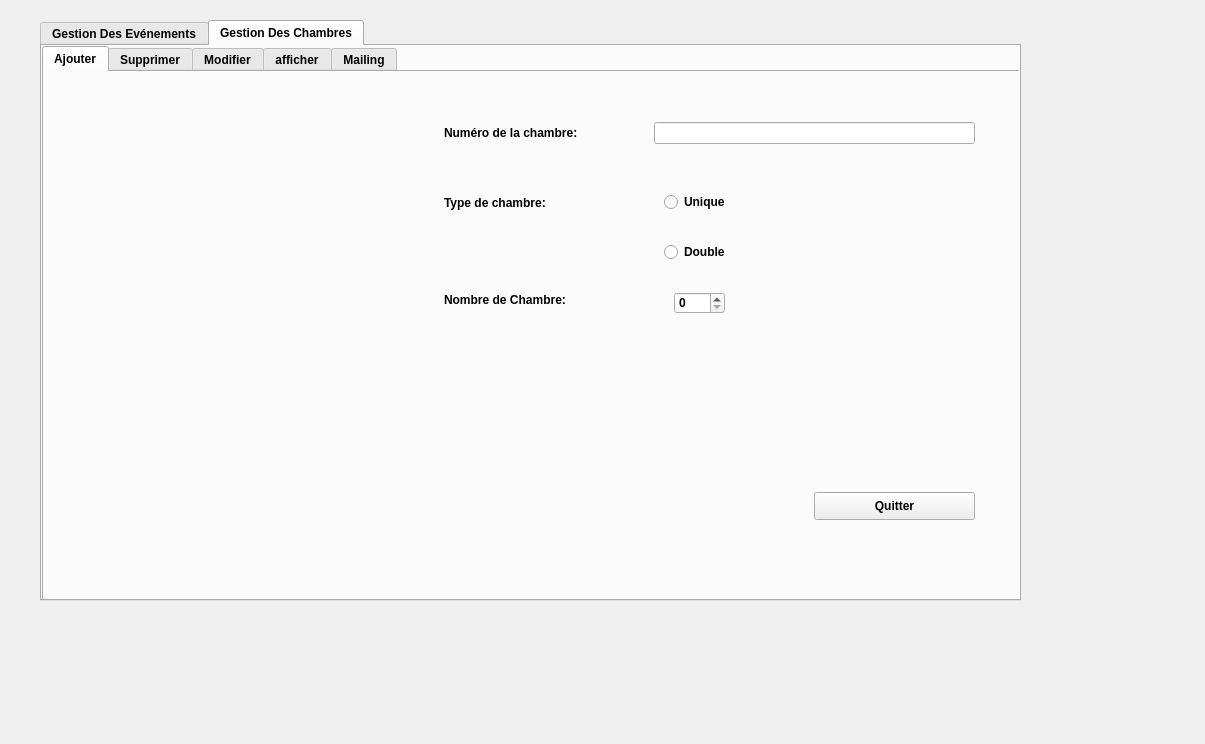
<?xml version="1.0" encoding="UTF-8"?>
<ui version="4.0">
 <class>Dialog</class>
 <widget class="QDialog" name="Dialog">
  <property name="geometry">
   <rect>
    <x>0</x>
    <y>0</y>
    <width>1205</width>
    <height>744</height>
   </rect>
  </property>
  <property name="windowTitle">
   <string>Dialog</string>
  </property>
  <widget class="QTabWidget" name="tabWidget">
   <property name="geometry">
    <rect>
     <x>40</x>
     <y>20</y>
     <width>981</width>
     <height>581</height>
    </rect>
   </property>
   <property name="font">
    <font>
     <pointsize>9</pointsize>
     <weight>75</weight>
     <bold>true</bold>
    </font>
   </property>
   <property name="currentIndex">
    <number>1</number>
   </property>
   <widget class="QWidget" name="tab">
    <attribute name="title">
     <string>Gestion Des Evénements</string>
    </attribute>
    <widget class="QTabWidget" name="tabWidget_2">
     <property name="geometry">
      <rect>
       <x>0</x>
       <y>0</y>
       <width>981</width>
       <height>561</height>
      </rect>
     </property>
     <property name="currentIndex">
      <number>0</number>
     </property>
     <widget class="QWidget" name="tab_3">
      <attribute name="title">
       <string>Ajouter</string>
      </attribute>
      <widget class="QLabel" name="label">
       <property name="geometry">
        <rect>
         <x>10</x>
         <y>10</y>
         <width>391</width>
         <height>511</height>
        </rect>
       </property>
       <property name="text">
        <string/>
       </property>
       <property name="pixmap">
        <pixmap>../conférence2.jpg</pixmap>
       </property>
       <property name="scaledContents">
        <bool>true</bool>
       </property>
      </widget>
      <widget class="QLabel" name="label_2">
       <property name="geometry">
        <rect>
         <x>420</x>
         <y>50</y>
         <width>211</width>
         <height>21</height>
        </rect>
       </property>
       <property name="text">
        <string>Identifiant de l'évènement:</string>
       </property>
      </widget>
      <widget class="QLineEdit" name="lineEdit_ajouter_even_id_D">
       <property name="geometry">
        <rect>
         <x>650</x>
         <y>50</y>
         <width>271</width>
         <height>22</height>
        </rect>
       </property>
      </widget>
      <widget class="QLabel" name="label_3">
       <property name="geometry">
        <rect>
         <x>420</x>
         <y>120</y>
         <width>151</width>
         <height>21</height>
        </rect>
       </property>
       <property name="text">
        <string>Type d'évènement:</string>
       </property>
      </widget>
      <widget class="QLineEdit" name="lineEdit_Ajouter_even_type_D">
       <property name="geometry">
        <rect>
         <x>650</x>
         <y>120</y>
         <width>271</width>
         <height>22</height>
        </rect>
       </property>
      </widget>
      <widget class="QPushButton" name="pushButton">
       <property name="geometry">
        <rect>
         <x>720</x>
         <y>360</y>
         <width>161</width>
         <height>28</height>
        </rect>
       </property>
       <property name="text">
        <string>Quitter</string>
       </property>
      </widget>
     </widget>
     <widget class="QWidget" name="tab_4">
      <attribute name="title">
       <string>Supprimer</string>
      </attribute>
      <widget class="QLabel" name="label_4">
       <property name="geometry">
        <rect>
         <x>20</x>
         <y>10</y>
         <width>311</width>
         <height>501</height>
        </rect>
       </property>
       <property name="text">
        <string/>
       </property>
       <property name="pixmap">
        <pixmap>../supprimer.jpg</pixmap>
       </property>
       <property name="scaledContents">
        <bool>true</bool>
       </property>
      </widget>
      <widget class="QLabel" name="label_5">
       <property name="geometry">
        <rect>
         <x>350</x>
         <y>40</y>
         <width>101</width>
         <height>21</height>
        </rect>
       </property>
       <property name="text">
        <string>Identifiant:</string>
       </property>
      </widget>
      <widget class="QLineEdit" name="lineEdit_sup_even_id_D">
       <property name="geometry">
        <rect>
         <x>470</x>
         <y>40</y>
         <width>351</width>
         <height>22</height>
        </rect>
       </property>
      </widget>
      <widget class="QPushButton" name="pushButton_2">
       <property name="geometry">
        <rect>
         <x>750</x>
         <y>410</y>
         <width>121</width>
         <height>28</height>
        </rect>
       </property>
       <property name="text">
        <string>Quitter</string>
       </property>
      </widget>
     </widget>
     <widget class="QWidget" name="tab_7">
      <attribute name="title">
       <string>Modifier</string>
      </attribute>
      <widget class="QLabel" name="label_6">
       <property name="geometry">
        <rect>
         <x>10</x>
         <y>10</y>
         <width>361</width>
         <height>501</height>
        </rect>
       </property>
       <property name="text">
        <string/>
       </property>
       <property name="pixmap">
        <pixmap>../mod.jpg</pixmap>
       </property>
       <property name="scaledContents">
        <bool>true</bool>
       </property>
      </widget>
      <widget class="QLabel" name="label_7">
       <property name="geometry">
        <rect>
         <x>390</x>
         <y>80</y>
         <width>171</width>
         <height>21</height>
        </rect>
       </property>
       <property name="text">
        <string>Nouveau Identifiant:</string>
       </property>
      </widget>
      <widget class="QLabel" name="label_8">
       <property name="geometry">
        <rect>
         <x>390</x>
         <y>160</y>
         <width>121</width>
         <height>21</height>
        </rect>
       </property>
       <property name="text">
        <string>Nouveau Type:</string>
       </property>
      </widget>
      <widget class="QLineEdit" name="lineEdit_Mod_even_id_D">
       <property name="geometry">
        <rect>
         <x>590</x>
         <y>80</y>
         <width>271</width>
         <height>22</height>
        </rect>
       </property>
      </widget>
      <widget class="QLineEdit" name="lineEdit_Type_even_mod_D">
       <property name="geometry">
        <rect>
         <x>590</x>
         <y>160</y>
         <width>271</width>
         <height>22</height>
        </rect>
       </property>
      </widget>
      <widget class="QPushButton" name="pushButton_3">
       <property name="geometry">
        <rect>
         <x>750</x>
         <y>420</y>
         <width>131</width>
         <height>28</height>
        </rect>
       </property>
       <property name="text">
        <string>Quitter</string>
       </property>
      </widget>
     </widget>
     <widget class="QWidget" name="tab_8">
      <attribute name="title">
       <string>Rechercher</string>
      </attribute>
      <widget class="QLabel" name="label_9">
       <property name="geometry">
        <rect>
         <x>10</x>
         <y>10</y>
         <width>341</width>
         <height>501</height>
        </rect>
       </property>
       <property name="text">
        <string/>
       </property>
       <property name="pixmap">
        <pixmap>../search.jpg</pixmap>
       </property>
       <property name="scaledContents">
        <bool>true</bool>
       </property>
      </widget>
      <widget class="QPushButton" name="pushButton_4">
       <property name="geometry">
        <rect>
         <x>530</x>
         <y>90</y>
         <width>181</width>
         <height>28</height>
        </rect>
       </property>
       <property name="text">
        <string>Quitter</string>
       </property>
      </widget>
      <widget class="QTableView" name="tableView_afficher_2">
       <property name="geometry">
        <rect>
         <x>410</x>
         <y>170</y>
         <width>481</width>
         <height>331</height>
        </rect>
       </property>
      </widget>
      <widget class="QComboBox" name="comboBox_even_recherche_D">
       <property name="geometry">
        <rect>
         <x>440</x>
         <y>30</y>
         <width>351</width>
         <height>22</height>
        </rect>
       </property>
       <item>
        <property name="text">
         <string>ID_EVEN</string>
        </property>
       </item>
       <item>
        <property name="text">
         <string>TYPE_EVEN</string>
        </property>
       </item>
      </widget>
     </widget>
     <widget class="QWidget" name="tab_9">
      <attribute name="title">
       <string>Imprimer</string>
      </attribute>
      <widget class="QLabel" name="label_10">
       <property name="geometry">
        <rect>
         <x>10</x>
         <y>10</y>
         <width>381</width>
         <height>501</height>
        </rect>
       </property>
       <property name="text">
        <string/>
       </property>
       <property name="pixmap">
        <pixmap>../impri.jpg</pixmap>
       </property>
       <property name="scaledContents">
        <bool>true</bool>
       </property>
      </widget>
      <widget class="QLabel" name="label_11">
       <property name="geometry">
        <rect>
         <x>420</x>
         <y>70</y>
         <width>211</width>
         <height>21</height>
        </rect>
       </property>
       <property name="text">
        <string>Identifiant de l'évènement:</string>
       </property>
      </widget>
      <widget class="QLineEdit" name="lineEdit_imp_even_id_D">
       <property name="geometry">
        <rect>
         <x>650</x>
         <y>70</y>
         <width>311</width>
         <height>22</height>
        </rect>
       </property>
      </widget>
      <widget class="QLabel" name="label_12">
       <property name="geometry">
        <rect>
         <x>420</x>
         <y>150</y>
         <width>151</width>
         <height>21</height>
        </rect>
       </property>
       <property name="text">
        <string>Type d'évènement:</string>
       </property>
      </widget>
      <widget class="QLineEdit" name="lineEdit_Type_even_imp_D">
       <property name="geometry">
        <rect>
         <x>650</x>
         <y>150</y>
         <width>301</width>
         <height>22</height>
        </rect>
       </property>
      </widget>
      <widget class="QPushButton" name="pushButton_5">
       <property name="geometry">
        <rect>
         <x>790</x>
         <y>400</y>
         <width>151</width>
         <height>31</height>
        </rect>
       </property>
       <property name="text">
        <string>Quitter</string>
       </property>
      </widget>
      <widget class="QTableView" name="tableView_dialog_imprimer_even">
       <property name="geometry">
        <rect>
         <x>420</x>
         <y>230</y>
         <width>331</width>
         <height>271</height>
        </rect>
       </property>
      </widget>
     </widget>
     <widget class="QWidget" name="tab_12">
      <attribute name="title">
       <string>Afficher</string>
      </attribute>
      <widget class="QTableView" name="tableView">
       <property name="geometry">
        <rect>
         <x>160</x>
         <y>50</y>
         <width>651</width>
         <height>431</height>
        </rect>
       </property>
      </widget>
     </widget>
    </widget>
   </widget>
   <widget class="QWidget" name="tab_2">
    <attribute name="title">
     <string>Gestion Des Chambres</string>
    </attribute>
    <widget class="QTabWidget" name="tabWidget_3">
     <property name="geometry">
      <rect>
       <x>0</x>
       <y>0</y>
       <width>981</width>
       <height>561</height>
      </rect>
     </property>
     <property name="currentIndex">
      <number>0</number>
     </property>
     <widget class="QWidget" name="tab_5">
      <attribute name="title">
       <string>Ajouter</string>
      </attribute>
      <widget class="QLabel" name="label_13">
       <property name="geometry">
        <rect>
         <x>10</x>
         <y>10</y>
         <width>371</width>
         <height>501</height>
        </rect>
       </property>
       <property name="text">
        <string/>
       </property>
       <property name="pixmap">
        <pixmap>../hop.jpg</pixmap>
       </property>
       <property name="scaledContents">
        <bool>true</bool>
       </property>
      </widget>
      <widget class="QLabel" name="label_14">
       <property name="geometry">
        <rect>
         <x>400</x>
         <y>50</y>
         <width>181</width>
         <height>21</height>
        </rect>
       </property>
       <property name="text">
        <string>Numéro de la chambre:</string>
       </property>
      </widget>
      <widget class="QLineEdit" name="lineEdit_4">
       <property name="geometry">
        <rect>
         <x>610</x>
         <y>50</y>
         <width>321</width>
         <height>22</height>
        </rect>
       </property>
      </widget>
      <widget class="QLabel" name="label_15">
       <property name="geometry">
        <rect>
         <x>400</x>
         <y>120</y>
         <width>141</width>
         <height>21</height>
        </rect>
       </property>
       <property name="text">
        <string>Type de chambre:</string>
       </property>
      </widget>
      <widget class="QRadioButton" name="radioButton_unik_add_cham_D">
       <property name="geometry">
        <rect>
         <x>620</x>
         <y>120</y>
         <width>95</width>
         <height>20</height>
        </rect>
       </property>
       <property name="text">
        <string>Unique</string>
       </property>
      </widget>
      <widget class="QRadioButton" name="radioButton_Double_cham_Add_D">
       <property name="geometry">
        <rect>
         <x>620</x>
         <y>170</y>
         <width>95</width>
         <height>20</height>
        </rect>
       </property>
       <property name="text">
        <string>Double</string>
       </property>
      </widget>
      <widget class="QLabel" name="label_16">
       <property name="geometry">
        <rect>
         <x>400</x>
         <y>220</y>
         <width>161</width>
         <height>16</height>
        </rect>
       </property>
       <property name="text">
        <string>Nombre de Chambre:</string>
       </property>
      </widget>
      <widget class="QSpinBox" name="spinBox_nombre_cham_add_D">
       <property name="geometry">
        <rect>
         <x>630</x>
         <y>220</y>
         <width>51</width>
         <height>22</height>
        </rect>
       </property>
       <property name="maximum">
        <number>1000</number>
       </property>
      </widget>
      <widget class="QPushButton" name="pushButton_6">
       <property name="geometry">
        <rect>
         <x>770</x>
         <y>420</y>
         <width>161</width>
         <height>28</height>
        </rect>
       </property>
       <property name="text">
        <string>Quitter</string>
       </property>
      </widget>
     </widget>
     <widget class="QWidget" name="tab_6">
      <attribute name="title">
       <string>Supprimer</string>
      </attribute>
      <widget class="QLabel" name="label_17">
       <property name="geometry">
        <rect>
         <x>10</x>
         <y>10</y>
         <width>401</width>
         <height>511</height>
        </rect>
       </property>
       <property name="text">
        <string/>
       </property>
       <property name="pixmap">
        <pixmap>../supprimer.jpg</pixmap>
       </property>
       <property name="scaledContents">
        <bool>true</bool>
       </property>
      </widget>
      <widget class="QLabel" name="label_18">
       <property name="geometry">
        <rect>
         <x>420</x>
         <y>50</y>
         <width>91</width>
         <height>21</height>
        </rect>
       </property>
       <property name="text">
        <string>Identifiant:</string>
       </property>
      </widget>
      <widget class="QLineEdit" name="lineEdit_ID_Sup_Cham_D">
       <property name="geometry">
        <rect>
         <x>540</x>
         <y>50</y>
         <width>291</width>
         <height>22</height>
        </rect>
       </property>
      </widget>
      <widget class="QPushButton" name="pushButton_7">
       <property name="geometry">
        <rect>
         <x>760</x>
         <y>420</y>
         <width>171</width>
         <height>28</height>
        </rect>
       </property>
       <property name="text">
        <string>Quitter</string>
       </property>
      </widget>
     </widget>
     <widget class="QWidget" name="tab_11">
      <attribute name="title">
       <string>Modifier</string>
      </attribute>
      <widget class="QLabel" name="label_19">
       <property name="geometry">
        <rect>
         <x>10</x>
         <y>10</y>
         <width>381</width>
         <height>511</height>
        </rect>
       </property>
       <property name="text">
        <string/>
       </property>
       <property name="pixmap">
        <pixmap>../modf.jpg</pixmap>
       </property>
       <property name="scaledContents">
        <bool>true</bool>
       </property>
      </widget>
      <widget class="QLabel" name="label_20">
       <property name="geometry">
        <rect>
         <x>420</x>
         <y>30</y>
         <width>101</width>
         <height>21</height>
        </rect>
       </property>
       <property name="text">
        <string>Numero:</string>
       </property>
      </widget>
      <widget class="QLabel" name="label_21">
       <property name="geometry">
        <rect>
         <x>420</x>
         <y>100</y>
         <width>101</width>
         <height>21</height>
        </rect>
       </property>
       <property name="text">
        <string>Type:</string>
       </property>
      </widget>
      <widget class="QLabel" name="label_22">
       <property name="geometry">
        <rect>
         <x>420</x>
         <y>220</y>
         <width>81</width>
         <height>16</height>
        </rect>
       </property>
       <property name="text">
        <string>Nombre:</string>
       </property>
      </widget>
      <widget class="QLineEdit" name="lineEdit_num_cham_mod_D">
       <property name="geometry">
        <rect>
         <x>540</x>
         <y>30</y>
         <width>251</width>
         <height>22</height>
        </rect>
       </property>
      </widget>
      <widget class="QRadioButton" name="radioButton_unik_cham_Mod_D">
       <property name="geometry">
        <rect>
         <x>550</x>
         <y>110</y>
         <width>95</width>
         <height>20</height>
        </rect>
       </property>
       <property name="text">
        <string>Unique</string>
       </property>
      </widget>
      <widget class="QRadioButton" name="radioButton_Doubl_Cham_Mod_D">
       <property name="geometry">
        <rect>
         <x>550</x>
         <y>150</y>
         <width>95</width>
         <height>20</height>
        </rect>
       </property>
       <property name="text">
        <string>Double</string>
       </property>
      </widget>
      <widget class="QSpinBox" name="spinBox_nomb_cham_Mod_D">
       <property name="geometry">
        <rect>
         <x>570</x>
         <y>220</y>
         <width>42</width>
         <height>22</height>
        </rect>
       </property>
      </widget>
      <widget class="QPushButton" name="pushButton_9">
       <property name="geometry">
        <rect>
         <x>790</x>
         <y>390</y>
         <width>131</width>
         <height>51</height>
        </rect>
       </property>
       <property name="text">
        <string>Quitter</string>
       </property>
      </widget>
     </widget>
     <widget class="QWidget" name="tab_13">
      <attribute name="title">
       <string>afficher</string>
      </attribute>
      <widget class="QLabel" name="label_24">
       <property name="geometry">
        <rect>
         <x>440</x>
         <y>50</y>
         <width>71</width>
         <height>21</height>
        </rect>
       </property>
       <property name="text">
        <string>Tier par:</string>
       </property>
      </widget>
      <widget class="QLabel" name="label_25">
       <property name="geometry">
        <rect>
         <x>10</x>
         <y>10</y>
         <width>401</width>
         <height>501</height>
        </rect>
       </property>
       <property name="text">
        <string/>
       </property>
       <property name="pixmap">
        <pixmap>../Trier.jpg</pixmap>
       </property>
       <property name="scaledContents">
        <bool>true</bool>
       </property>
      </widget>
      <widget class="QComboBox" name="comboBox_afficher_D_cham">
       <property name="geometry">
        <rect>
         <x>530</x>
         <y>50</y>
         <width>291</width>
         <height>22</height>
        </rect>
       </property>
       <item>
        <property name="text">
         <string>ID</string>
        </property>
       </item>
       <item>
        <property name="text">
         <string>TYPE</string>
        </property>
       </item>
       <item>
        <property name="text">
         <string>NOMBRE_LIT</string>
        </property>
       </item>
      </widget>
      <widget class="QTableView" name="tableView_dialog_afficher_cham">
       <property name="geometry">
        <rect>
         <x>460</x>
         <y>180</y>
         <width>501</width>
         <height>291</height>
        </rect>
       </property>
      </widget>
      <widget class="QPushButton" name="pushButton_10">
       <property name="geometry">
        <rect>
         <x>840</x>
         <y>120</y>
         <width>93</width>
         <height>28</height>
        </rect>
       </property>
       <property name="text">
        <string>Quitter</string>
       </property>
      </widget>
     </widget>
     <widget class="QWidget" name="tab_10">
      <attribute name="title">
       <string>Mailing</string>
      </attribute>
      <widget class="QLabel" name="label_23">
       <property name="geometry">
        <rect>
         <x>10</x>
         <y>10</y>
         <width>451</width>
         <height>501</height>
        </rect>
       </property>
       <property name="text">
        <string/>
       </property>
       <property name="pixmap">
        <pixmap>../Mail.jpg</pixmap>
       </property>
       <property name="scaledContents">
        <bool>true</bool>
       </property>
      </widget>
      <widget class="QLineEdit" name="lineEdit_mailing_cham_D">
       <property name="geometry">
        <rect>
         <x>510</x>
         <y>40</y>
         <width>381</width>
         <height>22</height>
        </rect>
       </property>
      </widget>
      <widget class="QPushButton" name="pushButton_8">
       <property name="geometry">
        <rect>
         <x>870</x>
         <y>210</y>
         <width>93</width>
         <height>28</height>
        </rect>
       </property>
       <property name="text">
        <string>Quitter</string>
       </property>
      </widget>
      <widget class="QTableView" name="tableView_dialog_chambre_mail">
       <property name="geometry">
        <rect>
         <x>480</x>
         <y>170</y>
         <width>351</width>
         <height>331</height>
        </rect>
       </property>
      </widget>
     </widget>
    </widget>
   </widget>
  </widget>
 </widget>
 <resources/>
 <connections/>
</ui>
